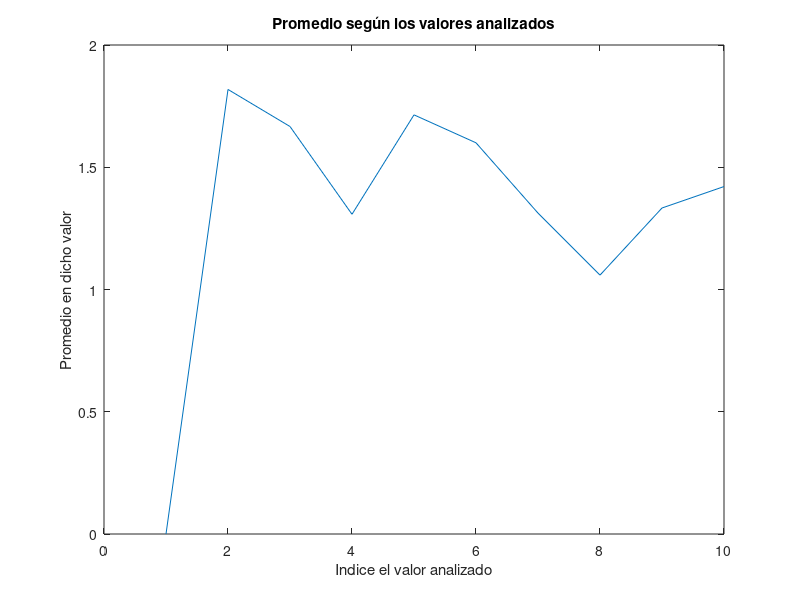

Here is the MATLAB script that generated this plot: (Note: this script raises an error after producing the figure.)
% Novedad

clear; 
clc; 
close all;

% Generar un vector de 20 valores enteros en [-3, 5]
% Semilla para obtener siempre los mismos valores
rng(42)
fprintf('Generando un vector de 20 valores enteros en [-3, 5]...\n')
vector_inicial = randi([-3 5], 1, 20); 
fprintf('El vector generado es:\n')
fprintf('%d %d %d %d %d %d %d %d %d %d %d %d %d %d %d %d %d %d %d %d\n', vector_inicial)

% Generar 10 nuevos valors entre -4 y 7
fprintf('Generando 10 nuevos valors entre [-4, 7]...\n')
vector_nuevo = randi([-4, 7], 1, 10); 
fprintf('%d %d %d %d %d %d %d %d %d %d\n', vector_nuevo)

% Matrices para resultados globales
novedades = []; 
no_novedades = [];
vector_total = vector_nuevo; 
historial_promedios = [];
colores = zeros(size(vector_nuevo, 2), 3); 

% Procesamiento por novedad
promedio = mean(vector_inicial);
fprintf('El promedio con el que se inicia es de %.3f\n\n', promedio)

% Bucle principal
fprintf('Iniciando el procesamiento...\n')
for i = 1:size(vector_nuevo, 2)
    % Actualizamos el historial de promedios
    historial_promedios = [historial_promedios, promedio]; 

    % Selección del nuevo valor
    valor = vector_nuevo(i);
    fprintf('El valor nuevo tomado es de %d\n', valor)

    % Calculo de la diferencia
    diferencia = abs(valor - promedio);
    fprintf('La diferencia con el promedio es de %.3f\n', diferencia)
    
    % Criterios para considerar novedad o no
    if diferencia >= 1
        fprintf('En base a esto, se trata de una novedad\n')

        % Actualizar el vector de novedades
        novedades = [novedades, valor]; 
        fprintf('Hasta ahora se tienen las siguientes novedades: \n')
        disp(novedades)

        % Actualizar el vector de colores
        colores(i, :) = [1 0 0];  
    else
        fprintf('No se trada de una novedad\n')

        % Actualizar el vector de no novedades
        no_novedades = [no_novedades, valor];
        fprintf('Hasta ahora se tienen los valores considerados como no novedades: \n')
        disp(no_novedades)
        
        % Actualizar el vector de colores
        colores(i, :) = [0 0 1]; 
    end
    vector_total = [vector_total, valor];
    promedio = mean(vector_total); 
    fprintf('El nuevo promedio es de %.3f\n', promedio)
end

fprintf('Fin del procesamiento!\n')
fprintf('Se encontraron las siguientes novedades:\n')
disp(novedades)
fprintf('Se encontraron las siguientes no novedades:\n')
disp(no_novedades)
fprintf('Mostrando gráficos relevantes...\n')

% Gráfica del historial de promedios
figure
plot(1:size(vector_nuevo, 2), historial_promedios)
xlabel('Indice el valor analizado')
ylabel('Promedio en dicho valor')
title('Promedio según los valores analizados')
yline(historial_promedios(1))
grid on;

% Gráfica de los valores y su promedio
figure
barras = bar(1:size(vector_nuevo, 2), vector_nuevo, 'FaceColor', 'flat');
barras.CData = colores;
hold on;
scatter(1:size(historial_promedios, 2), historial_promedios, 'filled', 'black')
title('Promedios vs valores nuevos')
xlabel('Indice del valor nuevo')
ylabel('Valor nuevo analizado')
legend('Valores de análisis (Rojo: Novedades)', 'Promedio')
grid on;